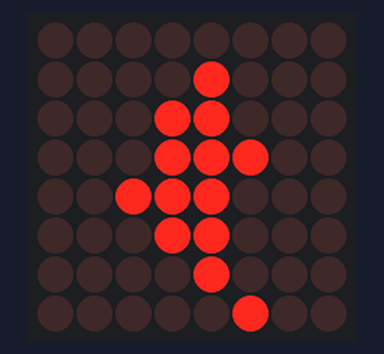
Recording of a sketch running on a simulated Arduino Uno, built with avr-gcc and run on an emulated ATmega328P. Shown: 8×8 LED matrix. Wiring (inferred from the names in the program): LED matrix (orientation assumed): rows pin 9, pin 3, pin 2, pin 12, pin 15, pin 11, pin 7, pin 6; columns pin 13, pin 8, pin 17, pin 10, pin 5, pin 16, pin 4, pin 14.

Above: at 0.18 s.
At 0.62 s:
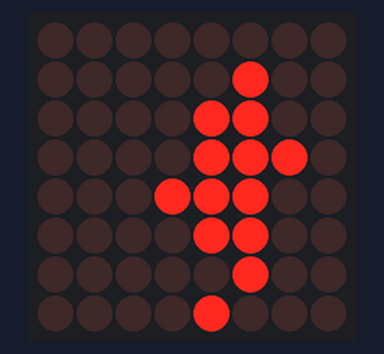
At 1.07 s:
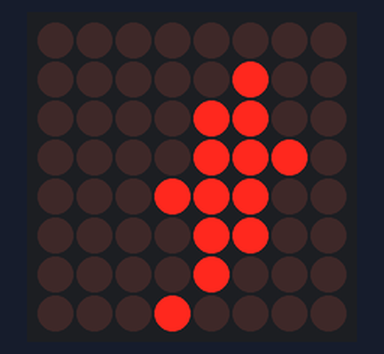
At 1.63 s:
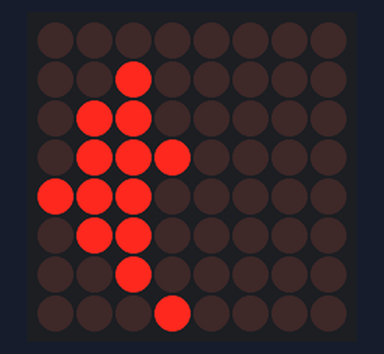

Measured:
- by itself, everything shown: repeats every 1.8 s, in 7 steps
- what the display in image 3 shows lasts 0.5 s, from 1.4 s to 1.9 s

The sketch:

Matrix-Delphin.ino
```cpp
/*
  Matrix-Delphin

  LED-Matrix zeigt eine Delphin-Animation.
*/

// Pinbelegung für Arduino UNO
int reihenPins[8] = {9, 3, 2, 12, 15, 11, 7, 6};       // Anschlüsse der Reihenpins am Arduino
int spaltenPins[8] = {13, 8, 17, 10, 5, 16, 4, 14};    // Anschlüsse der Spaltenpins am Arduino


// Bilder, die auf der Matrix gezeigt werden. 1 = LED an, 0 = LED aus
int bilder[][8][8] =
{
  { // Bild 1
    {0, 0, 0, 0, 0, 0, 0, 0},
    {0, 0, 0, 0, 0, 0, 0, 0},
    {0, 0, 0, 0, 1, 0, 0, 0},
    {0, 0, 1, 1, 1, 1, 0, 0},
    {0, 1, 1, 1, 1, 1, 1, 0},
    {0, 0, 0, 1, 0, 0, 0, 1},
    {0, 0, 0, 0, 0, 0, 0, 0},
    {0, 0, 0, 0, 0, 0, 0, 0}
  },
  { // Bild 2
    {0, 0, 0, 0, 0, 0, 0, 0},
    {0, 0, 0, 0, 0, 0, 0, 0},
    {0, 0, 0, 0, 0, 0, 0, 0},
    {0, 0, 0, 0, 1, 0, 0, 1},
    {0, 0, 1, 1, 1, 1, 1, 0},
    {0, 1, 1, 1, 1, 1, 0, 0},
    {0, 0, 0, 1, 0, 0, 0, 0},
    {0, 0, 0, 0, 0, 0, 0, 0}
  },
  { // Bild 3
    {0, 0, 0, 0, 0, 0, 0, 0},
    {0, 0, 0, 0, 0, 0, 0, 0},
    {0, 0, 0, 0, 0, 0, 0, 0},
    {0, 0, 0, 0, 1, 0, 0, 0},
    {0, 0, 1, 1, 1, 1, 0, 1},
    {0, 1, 1, 1, 1, 1, 1, 0},
    {0, 0, 0, 1, 0, 0, 0, 0},
    {0, 0, 0, 0, 0, 0, 0, 0}
  },
  { // Bild 1
    {0, 0, 0, 0, 0, 0, 0, 0},
    {0, 0, 0, 0, 0, 0, 0, 0},
    {0, 0, 0, 0, 1, 0, 0, 0},
    {0, 0, 1, 1, 1, 1, 0, 0},
    {0, 1, 1, 1, 1, 1, 1, 0},
    {0, 0, 0, 1, 0, 0, 0, 1},
    {0, 0, 0, 0, 0, 0, 0, 0},
    {0, 0, 0, 0, 0, 0, 0, 0}
  },
  { // Bild 2
    {0, 0, 0, 0, 0, 0, 0, 0},
    {0, 0, 0, 0, 0, 0, 0, 0},
    {0, 0, 0, 0, 0, 0, 0, 0},
    {0, 0, 0, 0, 1, 0, 0, 1},
    {0, 0, 1, 1, 1, 1, 1, 0},
    {0, 1, 1, 1, 1, 1, 0, 0},
    {0, 0, 0, 1, 0, 0, 0, 0},
    {0, 0, 0, 0, 0, 0, 0, 0}
  },
  { // Bild 3
    {0, 0, 0, 0, 0, 0, 0, 0},
    {0, 0, 0, 0, 0, 0, 0, 0},
    {0, 0, 0, 0, 0, 0, 0, 0},
    {0, 0, 0, 0, 1, 0, 0, 0},
    {0, 0, 1, 1, 1, 1, 0, 1},
    {0, 1, 1, 1, 1, 1, 1, 0},
    {0, 0, 0, 1, 0, 0, 0, 0},
    {0, 0, 0, 0, 0, 0, 0, 0}
  },
  { // Bild 4
    {0, 0, 0, 0, 1, 0, 0, 0},
    {0, 0, 1, 1, 1, 1, 0, 0},
    {0, 1, 1, 1, 1, 1, 1, 0},
    {0, 0, 0, 1, 0, 0, 0, 1},
    {0, 0, 0, 0, 0, 0, 0, 0},
    {0, 0, 0, 0, 0, 0, 0, 0},
    {0, 0, 0, 0, 0, 0, 0, 0},
    {0, 0, 0, 0, 0, 0, 0, 0}
  },
  { // Bild 4
    {0, 0, 0, 0, 1, 0, 0, 0},
    {0, 0, 1, 1, 1, 1, 0, 0},
    {0, 1, 1, 1, 1, 1, 1, 0},
    {0, 0, 0, 1, 0, 0, 0, 1},
    {0, 0, 0, 0, 0, 0, 0, 0},
    {0, 0, 0, 0, 0, 0, 0, 0},
    {0, 0, 0, 0, 0, 0, 0, 0},
    {0, 0, 0, 0, 0, 0, 0, 0}
  }
};


void setup() {
  for (int i = 0; i < 8; i++) {                      // Alle Pins werden als OUTPUT declariert
    pinMode(reihenPins[i], OUTPUT);
    pinMode(spaltenPins[i], OUTPUT);
  }
}

void loop() {
  int anzahlBilder = sizeof(bilder) / sizeof(bilder[0]);

  // für jedes Bild-Array
  for (int bildNummer = 0; bildNummer < anzahlBilder; bildNummer++) {

    for (int refresh = 0; refresh < 50; refresh ++) {

      for (int y = 0; y < 8; y++) {                     // zeilenweise werden (pro Bild)
        for (int x = 0; x < 8; x++) {                   // von links nach rechts alle Einträge des Arrays geprüft
          if (bilder[bildNummer][x][y] == 1) {          // ist der Eintrag = 1
            digitalWrite(spaltenPins[x], HIGH);         // wird der Spaltenpin eingeschalten
          } else {                                      // sonst
            digitalWrite(spaltenPins[x], LOW);          // abgeschalten
          }
        }
        digitalWrite(reihenPins[y], LOW);              // nun wird der Reihenpin auf LOW geschalten (da es die Kathode der LED betrifft bedeutet LOW eingeschaltet)
        delayMicroseconds(500);                        // das Programm hält ein paar Mikrosekunden an
        digitalWrite(reihenPins[y], HIGH);             // danach wird der Reihenpin wieder auf HIGH (in diesem Fall also abge-) schaltet
      }
    }
  }
}
```
